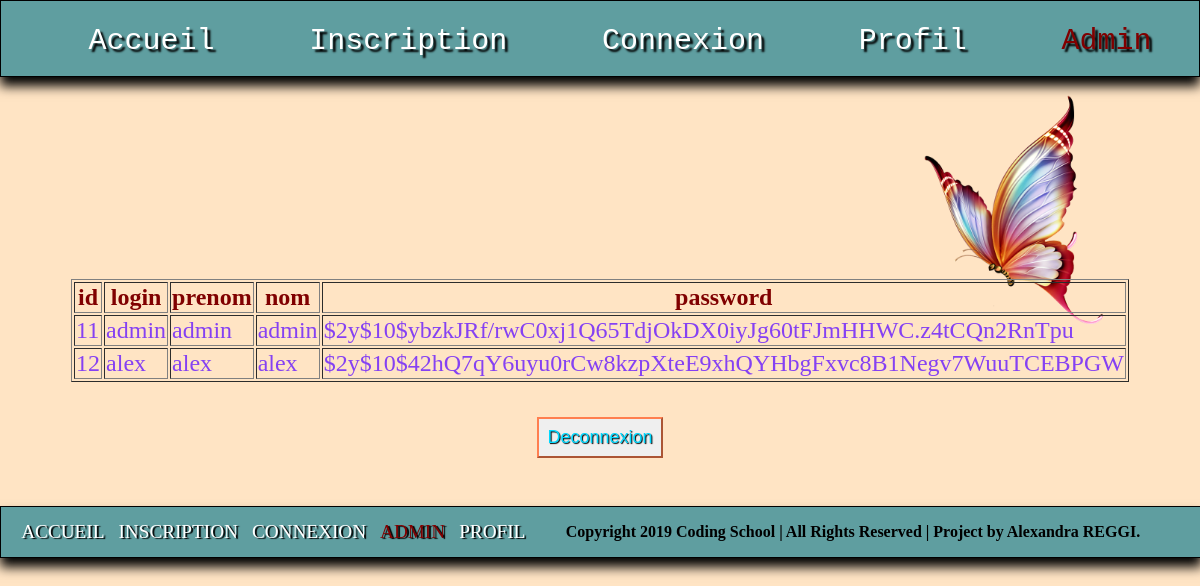
Page /admin.php (signed in) on the committed database.
### tables this page shows
CREATE TABLE IF NOT EXISTS `utilisateurs` (
  `id` int(11) NOT NULL AUTO_INCREMENT,
  `login` varchar(255) NOT NULL,
  `prenom` varchar(255) NOT NULL,
  `nom` varchar(255) NOT NULL,
  `password` varchar(255) NOT NULL,
  PRIMARY KEY (`id`)
);

### admin.php (the view, shortened to what this page needs)
<?php session_start();
if ($_SESSION['login'] == "admin")
{
$cnx = mysqli_connect("localhost", "root", "", "moduleconnexion");
$requete1 = "SELECT * FROM utilisateurs";
$query1 = mysqli_query($cnx, $requete1);
$resultat = mysqli_fetch_all($query1, MYSQLI_ASSOC);
?>
<!DOCTYPE html>
<html>
<head>
	<link rel="stylesheet" type="text/css" href="css/style.css">
</head>
<body>
    <header>
        <nav>
            <ul>
                <li><a href= "index.php"> Accueil</a></li>
                <li><a href= "inscription.php"> Inscription</a></li>
                <li><a href= "connexion.php" >Connexion</a></li>
                <li><a href= "profil.php"> Profil</a></li>
                <li><a id="color5" href= "admin.php"> Admin</a></li>
            </ul>
        </nav>
    </header>
    <main id= "main_admin">
    <img id="img_papillon" src="images/papillon.png">
    <section id="tableau">
<?php
$i = 0;
if (!empty($_SESSION['login']))
{
    echo "<table border>";
    echo "<thead><tr>";
    $taille = sizeof($resultat) - 1;
    foreach ($resultat[$taille] as $key => $value)
    {
      echo "<th>{$key}</th>";
    }
    echo "</tr></thead>";
    echo "<tbody>";
    while ($i <= $taille)
    {
      echo "<tr>";
      foreach ($resultat[$i] as $key => $value)
      {
        echo "<td>{$value}</td>";
      }
      echo "</tr>";
      $i++;
    }
    echo "</tbody></table>";
  }
?>
    </section>
            <form action="index.php" method="post">
                <input id="mybutton_admin" name="deco" value="Deconnexion" type="submit"/>
            </form>
</main>
    <footer id= "foot_admin">
        <nav class="navfoot">
            <a href="inscription.php">ACCUEIL</a>
            <a href="inscription.php">INSCRIPTION</a>
            <a href="connexion.php">CONNEXION</a>
            <a id="colorf5" href="admin.php">ADMIN</a>
            <a href="profil.php">PROFIL</a>
        </nav>
        <article>
            <p><b>Copyright 2019 Coding School | All Rights Reserved | Project by Alexandra REGGI.<b></p>
        </article>
    </footer>
</body>
<?php
}
else{
 header("location:index.php");
}
?>
</html>

### css/style.css (style rules this page uses)
body { background-color: bisque; background-size: 100% 100%; margin:0; }
header { background-color: cadetblue; box-shadow: 0px 9px 11px black; border: solid 1px; height: 75px; margin: 0; }
ul { margin-top: 23px; list-style: none; text-decoration: none; display: flex; flex-direction: row; justify-content: space-around; }
li a { text-shadow: 3px 3px 2px black; font-size: 30px; font-family: monospace; text-decoration: none; color: white; }
a { text-shadow: 2px 1px 1px black; font-size: larger; }
.navfoot { display: flex; justify-content: space-between; align-items: center; width: 42%; }
.navfoot a { color: white; text-decoration: none; }
#color5 { color: maroon; }
#colorf5 { color: maroon; }
#main_admin { align-items: center; display: flex; flex-direction: column; }
#foot_admin { margin-top:4%; background-color: cadetblue; box-shadow: 0px 9px 11px black; border: solid 1px; width: 100%; height: 50px; display: flex; flex-direction: row; justify-content: space-around; }
#img_papillon { display: flex; flex-direction: row; width: 16%; height: 3%; margin-top: 1%; margin-left: 69%; }
#tableau { font-size: x-large; display: flex; flex-direction: row; justify-content: center; margin-top: -4%; }
th { color: maroon; }
td { color: rgb(133, 65, 243); }
#mybutton_admin { margin-top: 28%; color: rgb(0, 217, 255); font-size: large; border-radius: inherit; border-color: coral; padding: 8px; text-shadow: 1px 1px 1px black; }

### rows in the picture
utilisateurs: id "11", login "admin", prenom "admin", nom "admin", password "$2y$10$ybzkJRf/rwC0xj1Q65TdjOkDX0iyJg60tFJmHHWC.z4tCQn2RnTpu"
utilisateurs: id "12", login "alex", prenom "alex", nom "alex", password "$2y$10$42hQ7qY6uyu0rCw8kzpXteE9xhQYHbgFxvc8B1Negv7WuuTCEBPGW"

### other values in the picture
$key "id"
$key "login"
$key "prenom"
$key "nom"
$key "password"
